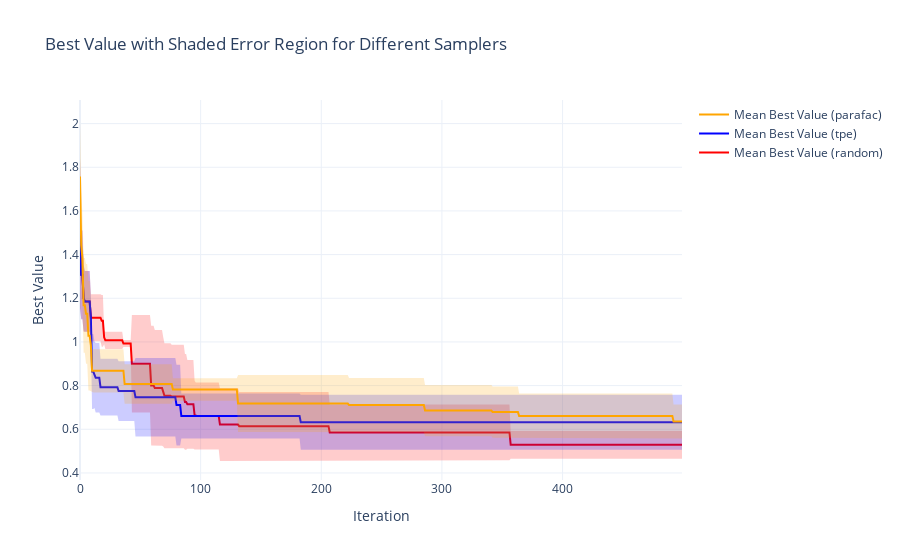

The code cell stored with this chart in its notebook:
### Code cell
import os
import optuna
import numpy as np
import pandas as pd
import plotly.graph_objects as go

# Dictionary of samplers with their respective file lists
sampler_files = {
    "random": [
        '2024-10-12_15-27-35_bo_benchmark_random_seed0.db',
        '2024-10-12_15-27-44_bo_benchmark_random_seed1.db',
        '2024-10-12_15-27-53_bo_benchmark_random_seed2.db',
        '2024-10-12_15-28-02_bo_benchmark_random_seed3.db',
        '2024-10-12_15-28-10_bo_benchmark_random_seed4.db'
    ],
    "tpe": [
        '2024-10-12_15-29-04_bo_benchmark_tpe_seed0.db',
        '2024-10-12_15-29-15_bo_benchmark_tpe_seed1.db',
        '2024-10-12_15-29-26_bo_benchmark_tpe_seed2.db',
        '2024-10-12_15-29-38_bo_benchmark_tpe_seed3.db',
        '2024-10-12_15-29-50_bo_benchmark_tpe_seed4.db'
    ],
    "parafac": [
        '2024-10-12_15-32-23_bo_parafac_seed0.db',
        '2024-10-12_15-33-00_bo_parafac_seed1.db',
        '2024-10-12_15-33-37_bo_parafac_seed2.db',
        '2024-10-12_15-34-14_bo_parafac_seed3.db',
        '2024-10-12_15-34-52_bo_parafac_seed4.db'
    ]
}

db_folder = DB_DIR  # The folder where .db files are stored

# Initialize a figure for the plot
fig = go.Figure()

# Colors for each sampler, with "parafac" set to orange
sampler_colors = {
    "random": "red",
    "tpe": "blue",
    "parafac": "green"
}

# Loop over each sampler
for sampler, db_files in sampler_files.items():
    
    # Initialize a list to store dataframes for each seed
    dataframes = []

    # Loop over each file, load the study, and calculate best values
    for db_file in db_files:
        path = os.path.join(db_folder, db_file)
        storage_url = f"sqlite:///{path}"
        
        # Load the study (no need for seed here since filenames are fixed)
        study_name = db_file.split('_bo_')[1].replace('.db', '')
        print(study_name)
        study = optuna.load_study(study_name="bo_"+study_name, storage=storage_url)
        
        # Get the trials as a dataframe
        df = study.trials_dataframe().copy()
        
        # Compute the best values for each iteration
        if study.direction == optuna.study.StudyDirection.MAXIMIZE:
            df['best_value'] = df['value'].cummax()
        else:
            df['best_value'] = df['value'].cummin()
        
        # Store the dataframe for the current seed
        dataframes.append(df[['number', 'best_value']])

    # Merge dataframes by iteration number
    merged_df = pd.concat(dataframes, axis=1, keys=[f'seed_{i}' for i in range(len(db_files))])

    # Compute mean and standard deviation of best values across seeds
    best_values = merged_df.xs('best_value', axis=1, level=1)
    mean_best = best_values.mean(axis=1)
    std_best = best_values.std(axis=1)

    # Compute upper and lower bounds for shaded area
    upper_bound = mean_best + std_best
    lower_bound = mean_best - std_best

    # Add the mean line for the current sampler
    fig.add_trace(go.Scatter(
        x=best_values.index,
        y=mean_best,
        mode='lines',
        name=f'Mean Best Value ({sampler})',
        line=dict(color=sampler_colors[sampler])
    ))

    # Add the shaded error region for the current sampler without a legend
    fig.add_trace(go.Scatter(
        x=best_values.index,
        y=upper_bound,
        mode='lines',
        line=dict(width=0),  # No line for upper bound
        showlegend=False
    ))

    fig.add_trace(go.Scatter(
        x=best_values.index,
        y=lower_bound,
        mode='lines',
        line=dict(width=0),  # No line for lower bound
        fill='tonexty',  # Fill the area between the upper and lower bound
        fillcolor=f'rgba({sampler_colors[sampler].replace("red", "255, 0, 0").replace("blue", "0, 0, 255").replace("orange", "255, 165, 0")}, 0.2)',  # Transparent fill for each color
        showlegend=False
    ))

# Set plot labels and title
fig.update_layout(
    title="Best Value with Shaded Error Region for Different Samplers",
    xaxis_title="Iteration",
    yaxis_title="Best Value",
    template="plotly_white"
)

# Show the plot
fig.show()

### Figure 1 — Plotly figure (JSON) as saved in the notebook; plotly's stock layout.template omitted (floating-point values rounded to 4 significant figures; data arrays with more than 128 entries replaced by an {"elided": "..."} marker saying what was removed)
{"data": [{"line": {"color": "red"}, "mode": "lines", "name": "Mean Best Value (random)", "type": "scatter", "x": {"elided": "500 int values"}, "y": {"elided": "500 float values"}}, {"line": {"width": 0}, "mode": "lines", "showlegend": false, "type": "scatter", "x": {"elided": "500 int values"}, "y": {"elided": "500 float values"}}, {"fill": "tonexty", "fillcolor": "rgba(255, 0, 0, 0.2)", "line": {"width": 0}, "mode": "lines", "showlegend": false, "type": "scatter", "x": {"elided": "500 int values"}, "y": {"elided": "500 float values"}}, {"line": {"color": "blue"}, "mode": "lines", "name": "Mean Best Value (tpe)", "type": "scatter", "x": {"elided": "500 int values"}, "y": {"elided": "500 float values"}}, {"line": {"width": 0}, "mode": "lines", "showlegend": false, "type": "scatter", "x": {"elided": "500 int values"}, "y": {"elided": "500 float values"}}, {"fill": "tonexty", "fillcolor": "rgba(0, 0, 255, 0.2)", "line": {"width": 0}, "mode": "lines", "showlegend": false, "type": "scatter", "x": {"elided": "500 int values"}, "y": {"elided": "500 float values"}}, {"line": {"color": "orange"}, "mode": "lines", "name": "Mean Best Value (parafac)", "type": "scatter", "x": {"elided": "500 int values"}, "y": {"elided": "500 float values"}}, {"line": {"width": 0}, "mode": "lines", "showlegend": false, "type": "scatter", "x": {"elided": "500 int values"}, "y": {"elided": "500 float values"}}, {"fill": "tonexty", "fillcolor": "rgba(255, 165, 0, 0.2)", "line": {"width": 0}, "mode": "lines", "showlegend": false, "type": "scatter", "x": {"elided": "500 int values"}, "y": {"elided": "500 float values"}}], "layout": {"title": {"text": "Best Value with Shaded Error Region for Different Samplers"}, "xaxis": {"title": {"text": "Iteration"}}, "yaxis": {"title": {"text": "Best Value"}}}}
